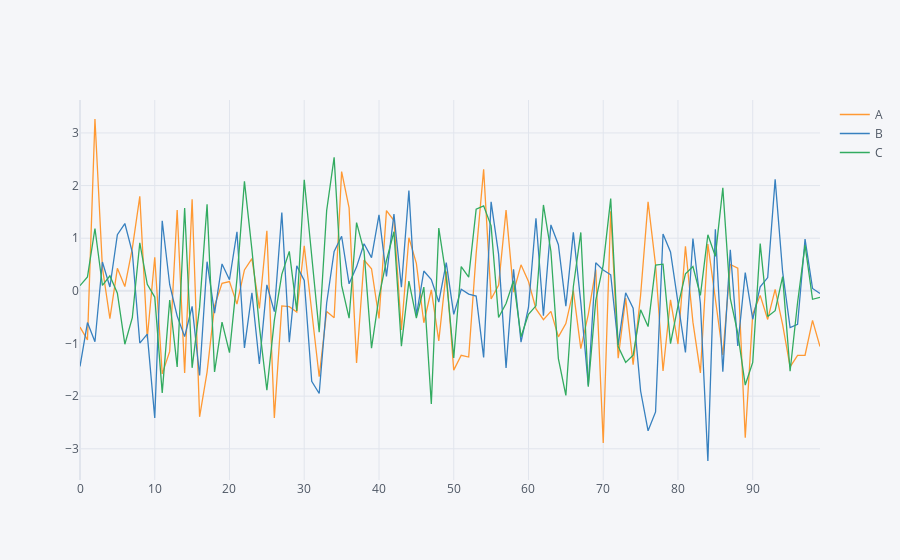

Write notebook code for a chart like this one.
### Markdown cell above
# fluctuation of data can be seen using a function called iplot()

### Code cell
# x axis represents the row value and y axis represents the actual value.
df.iplot()
